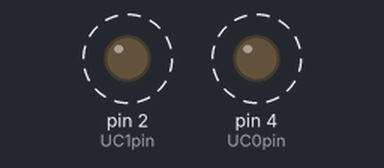
Recording of a sketch running on a simulated Arduino Uno, built with avr-gcc and run on an emulated ATmega328P. On the bench: output pins drawn as LEDs (lit = HIGH). Dashed ring = blinking.

Above: at 0.2 s.
Timing chart, 0 to 3.0 s (numbered marks = the images above):
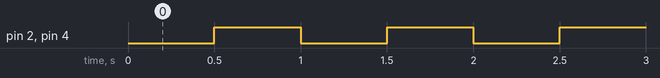

The sketch:

pushButtonDigpotTest.ino
```cpp
 const int UC1pin = 2;
 const int DC1pin = 3;
 const int UC0pin = 4;
 const int DC0pin = 5;

void setup() {
  // put your setup code here, to run once:
  pinMode(UC1pin, OUTPUT);
  pinMode(UC1pin, HIGH);

  pinMode(DC1pin, OUTPUT);
  pinMode(DC1pin, HIGH);

  pinMode(UC0pin, OUTPUT);
  pinMode(UC0pin, HIGH);

  pinMode(DC0pin, OUTPUT);
  pinMode(DC0pin, HIGH);


}

void loop() {
  // put your main code here, to run repeatedly:

  digitalWrite(UC1pin, LOW);
  digitalWrite(UC0pin, LOW);

  delay(500);

  digitalWrite(UC1pin, HIGH);
  digitalWrite(UC0pin, HIGH);

  delay(500);
}
```

Measured:
- by itself, pin 2 (UC1pin), pin 4 (UC0pin): alternates HIGH for 0.50 s and LOW for 0.50 s
